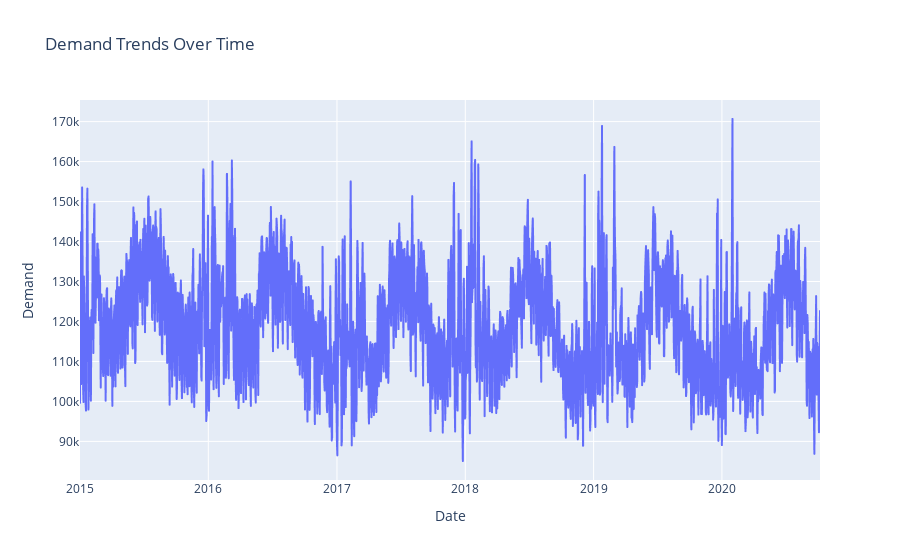

The notebook cell this image was saved under:
### Markdown cell above
**Demand Trend Over Time**

### Code cell
df=pd.read_csv("cleaned_data.csv")
import plotly.express as px

fig = px.line(df, x='date', y='demand',
              title='Demand Trends Over Time',
              labels={'date': 'Date', 'demand': 'Demand'},
              line_shape='linear')
fig.update_layout(xaxis_title='Date', yaxis_title='Demand')
fig.show()

### Figure 1 — Plotly figure (JSON) as saved in the notebook; plotly's stock layout.template omitted (floating-point values rounded to 4 significant figures; data arrays with more than 128 entries replaced by an {"elided": "..."} marker saying what was removed)
{"data": [{"hovertemplate": "Date=%{x}<br>Demand=%{y}<extra></extra>", "legendgroup": "", "line": {"color": "#636efa", "dash": "solid", "shape": "linear"}, "marker": {"symbol": "circle"}, "mode": "lines", "name": "", "showlegend": false, "type": "scattergl", "x": {"elided": "2106 str values"}, "xaxis": "x", "y": {"elided": "2106 float values"}, "yaxis": "y"}], "layout": {"autosize": true, "legend": {"tracegroupgap": 0}, "title": {"text": "Demand Trends Over Time"}, "xaxis": {"anchor": "y", "autorange": true, "domain": [0, 1], "range": ["2015-01-01", "2020-10-06"], "title": {"text": "Date"}, "type": "date"}, "yaxis": {"anchor": "x", "autorange": true, "domain": [0, 1], "range": [80340.0, 175400.0], "title": {"text": "Demand"}, "type": "linear"}}}
